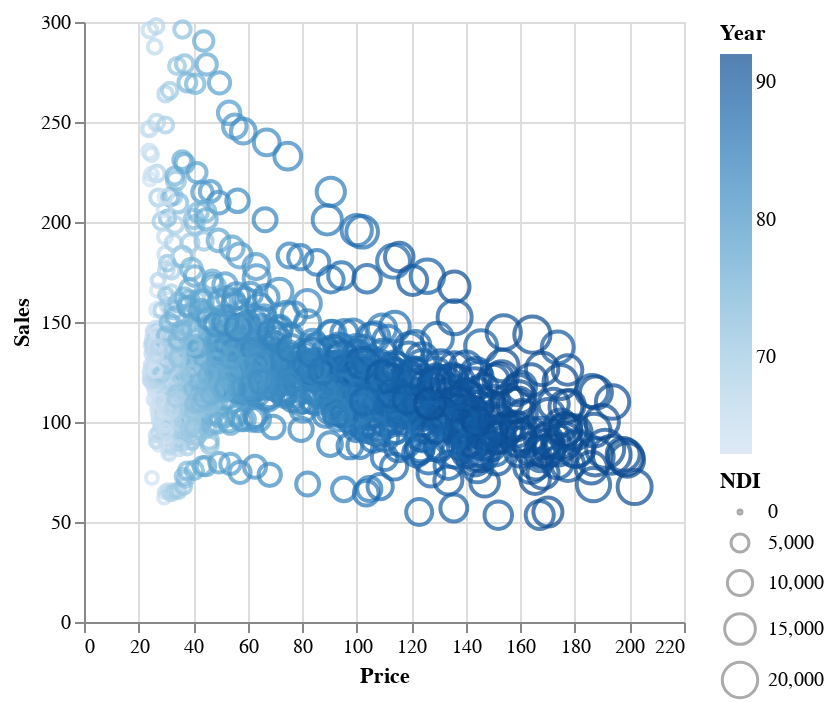

The cell this chart's notebook holds for it:
### Markdown cell above
To explore data use the interactive DataVoyager and VegaLite.

### Code cell
cigar = dataset("plm", "Cigar")
# cigar |> Voyager()

cigar |> @vlplot(
    :point,
    x=:Price,
    y=:Sales,
    color=:Year,
    size=:NDI
)

### Figure 1 — Vega-Lite specification as saved in the notebook (floating-point values rounded to 4 significant figures; data arrays with more than 128 entries replaced by an {"elided": "..."} marker saying what was removed)
{"data": {"values": {"elided": "1380 records"}}, "encoding": {"color": {"field": "Year", "type": "quantitative"}, "size": {"field": "NDI", "type": "quantitative"}, "x": {"field": "Price", "type": "quantitative"}, "y": {"field": "Sales", "type": "quantitative"}}, "mark": "point"}
